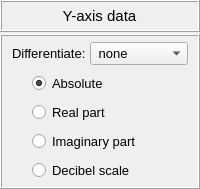
             <widget class="QFrame" name="frame_7">
              <property name="maximumSize">
               <size>
                <width>16777215</width>
                <height>200</height>
               </size>
              </property>
              <property name="frameShape">
               <enum>QFrame::NoFrame</enum>
              </property>
              <property name="frameShadow">
               <enum>QFrame::Raised</enum>
              </property>
              <layout class="QGridLayout" name="gridLayout_6">
               <property name="leftMargin">
                <number>0</number>
               </property>
               <property name="topMargin">
                <number>0</number>
               </property>
               <property name="rightMargin">
                <number>0</number>
               </property>
               <property name="bottomMargin">
                <number>0</number>
               </property>
               <property name="verticalSpacing">
                <number>2</number>
               </property>
               <item row="0" column="0">
                <widget class="QFrame" name="frame_8">
                 <property name="minimumSize">
                  <size>
                   <width>0</width>
                   <height>32</height>
                  </size>
                 </property>
                 <property name="maximumSize">
                  <size>
                   <width>16777215</width>
                   <height>32</height>
                  </size>
                 </property>
                 <property name="frameShape">
                  <enum>QFrame::Box</enum>
                 </property>
                 <property name="frameShadow">
                  <enum>QFrame::Raised</enum>
                 </property>
                 <layout class="QGridLayout" name="gridLayout_5">
                  <property name="leftMargin">
                   <number>0</number>
                  </property>
                  <property name="topMargin">
                   <number>0</number>
                  </property>
                  <property name="rightMargin">
                   <number>0</number>
                  </property>
                  <property name="bottomMargin">
                   <number>0</number>
                  </property>
                  <property name="spacing">
                   <number>0</number>
                  </property>
                  <item row="0" column="0">
                   <widget class="QLabel" name="label_8">
                    <property name="enabled">
                     <bool>true</bool>
                    </property>
                    <property name="sizePolicy">
                     <sizepolicy hsizetype="Preferred" vsizetype="Expanding">
                      <horstretch>0</horstretch>
                      <verstretch>0</verstretch>
                     </sizepolicy>
                    </property>
                    <property name="minimumSize">
                     <size>
                      <width>120</width>
                      <height>20</height>
                     </size>
                    </property>
                    <property name="maximumSize">
                     <size>
                      <width>165</width>
                      <height>32</height>
                     </size>
                    </property>
                    <property name="font">
                     <font>
                      <family>MS Shell Dlg 2</family>
                      <pointsize>11</pointsize>
                      <weight>50</weight>
                      <italic>false</italic>
                      <bold>false</bold>
                     </font>
                    </property>
                    <property name="frameShape">
                     <enum>QFrame::NoFrame</enum>
                    </property>
                    <property name="frameShadow">
                     <enum>QFrame::Sunken</enum>
                    </property>
                    <property name="text">
                     <string>Y-axis data</string>
                    </property>
                    <property name="textFormat">
                     <enum>Qt::AutoText</enum>
                    </property>
                    <property name="scaledContents">
                     <bool>false</bool>
                    </property>
                    <property name="alignment">
                     <set>Qt::AlignCenter</set>
                    </property>
                    <property name="wordWrap">
                     <bool>false</bool>
                    </property>
                    <property name="indent">
                     <number>0</number>
                    </property>
                   </widget>
                  </item>
                 </layout>
                </widget>
               </item>
               <item row="1" column="0">
                <widget class="QFrame" name="frame_4">
                 <property name="minimumSize">
                  <size>
                   <width>0</width>
                   <height>0</height>
                  </size>
                 </property>
                 <property name="maximumSize">
                  <size>
                   <width>220</width>
                   <height>180</height>
                  </size>
                 </property>
                 <property name="sizeIncrement">
                  <size>
                   <width>0</width>
                   <height>0</height>
                  </size>
                 </property>
                 <property name="whatsThis">
                  <string>Y-axis data type</string>
                 </property>
                 <property name="frameShape">
                  <enum>QFrame::Box</enum>
                 </property>
                 <property name="frameShadow">
                  <enum>QFrame::Raised</enum>
                 </property>
                 <layout class="QGridLayout" name="gridLayout_4">
                  <property name="leftMargin">
                   <number>8</number>
                  </property>
                  <property name="topMargin">
                   <number>4</number>
                  </property>
                  <property name="rightMargin">
                   <number>4</number>
                  </property>
                  <property name="bottomMargin">
                   <number>4</number>
                  </property>
                  <property name="spacing">
                   <number>4</number>
                  </property>
                  <item row="2" column="0">
                   <widget class="QFrame" name="frame_20">
                    <property name="maximumSize">
                     <size>
                      <width>16777215</width>
                      <height>28</height>
                     </size>
                    </property>
                    <property name="frameShape">
                     <enum>QFrame::NoFrame</enum>
                    </property>
                    <property name="frameShadow">
                     <enum>QFrame::Raised</enum>
                    </property>
                    <layout class="QGridLayout" name="gridLayout_26">
                     <property name="leftMargin">
                      <number>2</number>
                     </property>
                     <property name="topMargin">
                      <number>2</number>
                     </property>
                     <property name="rightMargin">
                      <number>2</number>
                     </property>
                     <property name="bottomMargin">
                      <number>2</number>
                     </property>
                     <property name="spacing">
                      <number>2</number>
                     </property>
                     <item row="0" column="0">
                      <widget class="QRadioButton" name="radioButton_real">
                       <property name="minimumSize">
                        <size>
                         <width>140</width>
                         <height>0</height>
                        </size>
                       </property>
                       <property name="maximumSize">
                        <size>
                         <width>140</width>
                         <height>26</height>
                        </size>
                       </property>
                       <property name="font">
                        <font>
                         <family>MS Shell Dlg 2</family>
                         <pointsize>10</pointsize>
                         <weight>50</weight>
                         <italic>false</italic>
                         <bold>false</bold>
                        </font>
                       </property>
                       <property name="text">
                        <string>Real part</string>
                       </property>
                       <attribute name="buttonGroup">
                        <string notr="true">buttonGroup_y_data</string>
                       </attribute>
                      </widget>
                     </item>
                    </layout>
                   </widget>
                  </item>
                  <item row="3" column="0">
                   <widget class="QFrame" name="frame_25">
                    <property name="maximumSize">
                     <size>
                      <width>16777215</width>
                      <height>28</height>
                     </size>
                    </property>
                    <property name="frameShape">
                     <enum>QFrame::NoFrame</enum>
                    </property>
                    <property name="frameShadow">
                     <enum>QFrame::Raised</enum>
                    </property>
                    <layout class="QGridLayout" name="gridLayout_27">
                     <property name="leftMargin">
                      <number>2</number>
                     </property>
                     <property name="topMargin">
                      <number>2</number>
                     </property>
                     <property name="rightMargin">
                      <number>2</number>
                     </property>
                     <property name="bottomMargin">
                      <number>2</number>
                     </property>
                     <property name="spacing">
                      <number>2</number>
                     </property>
                     <item row="0" column="0">
                      <widget class="QRadioButton" name="radioButton_imaginary">
                       <property name="minimumSize">
                        <size>
                         <width>140</width>
                         <height>0</height>
                        </size>
                       </property>
                       <property name="maximumSize">
                        <size>
                         <width>140</width>
                         <height>26</height>
                        </size>
                       </property>
                       <property name="font">
                        <font>
                         <family>MS Shell Dlg 2</family>
                         <pointsize>10</pointsize>
                         <weight>50</weight>
                         <italic>false</italic>
                         <bold>false</bold>
                        </font>
                       </property>
                       <property name="text">
                        <string>Imaginary part</string>
                       </property>
                       <attribute name="buttonGroup">
                        <string notr="true">buttonGroup_y_data</string>
                       </attribute>
                      </widget>
                     </item>
                    </layout>
                   </widget>
                  </item>
                  <item row="4" column="0">
                   <widget class="QFrame" name="frame_26">
                    <property name="maximumSize">
                     <size>
                      <width>16777215</width>
                      <height>28</height>
                     </size>
                    </property>
                    <property name="frameShape">
                     <enum>QFrame::NoFrame</enum>
                    </property>
                    <property name="frameShadow">
                     <enum>QFrame::Raised</enum>
                    </property>
                    <layout class="QGridLayout" name="gridLayout_28">
                     <property name="leftMargin">
                      <number>2</number>
                     </property>
                     <property name="topMargin">
                      <number>2</number>
                     </property>
                     <property name="rightMargin">
                      <number>2</number>
                     </property>
                     <property name="bottomMargin">
                      <number>2</number>
                     </property>
                     <property name="spacing">
                      <number>2</number>
                     </property>
                     <item row="0" column="0">
                      <widget class="QRadioButton" name="radioButton_decibel_scale">
                       <property name="minimumSize">
                        <size>
                         <width>140</width>
                         <height>0</height>
                        </size>
                       </property>
                       <property name="maximumSize">
                        <size>
                         <width>140</width>
                         <height>26</height>
                        </size>
                       </property>
                       <property name="font">
                        <font>
                         <family>MS Shell Dlg 2</family>
                         <pointsize>10</pointsize>
                         <weight>50</weight>
                         <italic>false</italic>
                         <bold>false</bold>
                        </font>
                       </property>
                       <property name="text">
                        <string>Decibel scale</string>
                       </property>
                       <property name="iconSize">
                        <size>
                         <width>30</width>
                         <height>30</height>
                        </size>
                       </property>
                       <property name="checked">
                        <bool>false</bool>
                       </property>
                       <attribute name="buttonGroup">
                        <string notr="true">buttonGroup_y_data</string>
                       </attribute>
                      </widget>
                     </item>
                    </layout>
                   </widget>
                  </item>
                  <item row="1" column="0">
                   <widget class="QFrame" name="frame_10">
                    <property name="maximumSize">
                     <size>
                      <width>16777215</width>
                      <height>28</height>
                     </size>
                    </property>
                    <property name="frameShape">
                     <enum>QFrame::NoFrame</enum>
                    </property>
                    <property name="frameShadow">
                     <enum>QFrame::Raised</enum>
                    </property>
                    <layout class="QGridLayout" name="gridLayout_25">
                     <property name="leftMargin">
                      <number>2</number>
                     </property>
                     <property name="topMargin">
                      <number>2</number>
                     </property>
                     <property name="rightMargin">
                      <number>2</number>
                     </property>
                     <property name="bottomMargin">
                      <number>2</number>
                     </property>
                     <property name="spacing">
                      <number>2</number>
                     </property>
                     <item row="0" column="0">
                      <widget class="QRadioButton" name="radioButton_absolute">
                       <property name="minimumSize">
                        <size>
                         <width>140</width>
                         <height>0</height>
                        </size>
                       </property>
                       <property name="maximumSize">
                        <size>
                         <width>140</width>
                         <height>26</height>
                        </size>
                       </property>
                       <property name="font">
                        <font>
                         <family>MS Shell Dlg 2</family>
                         <pointsize>10</pointsize>
                         <weight>50</weight>
                         <italic>false</italic>
                         <bold>false</bold>
                        </font>
                       </property>
                       <property name="text">
                        <string>Absolute</string>
                       </property>
                       <property name="iconSize">
                        <size>
                         <width>30</width>
                         <height>30</height>
                        </size>
                       </property>
                       <property name="checked">
                        <bool>true</bool>
                       </property>
                       <attribute name="buttonGroup">
                        <string notr="true">buttonGroup_y_data</string>
                       </attribute>
                      </widget>
                     </item>
                    </layout>
                   </widget>
                  </item>
                  <item row="0" column="0">
                   <widget class="QFrame" name="frame_27">
                    <property name="maximumSize">
                     <size>
                      <width>16777215</width>
                      <height>28</height>
                     </size>
                    </property>
                    <property name="font">
                     <font>
                      <pointsize>10</pointsize>
                      <weight>50</weight>
                      <bold>false</bold>
                     </font>
                    </property>
                    <property name="frameShape">
                     <enum>QFrame::NoFrame</enum>
                    </property>
                    <property name="frameShadow">
                     <enum>QFrame::Raised</enum>
                    </property>
                    <layout class="QGridLayout" name="gridLayout_29">
                     <property name="leftMargin">
                      <number>2</number>
                     </property>
                     <property name="topMargin">
                      <number>2</number>
                     </property>
                     <property name="rightMargin">
                      <number>2</number>
                     </property>
                     <property name="bottomMargin">
                      <number>2</number>
                     </property>
                     <property name="horizontalSpacing">
                      <number>4</number>
                     </property>
                     <property name="verticalSpacing">
                      <number>2</number>
                     </property>
                     <item row="0" column="2">
                      <widget class="QFrame" name="frame_28">
                       <property name="frameShape">
                        <enum>QFrame::NoFrame</enum>
                       </property>
                       <property name="frameShadow">
                        <enum>QFrame::Raised</enum>
                       </property>
                      </widget>
                     </item>
                     <item row="0" column="0">
                      <widget class="QLabel" name="label_4">
                       <property name="minimumSize">
                        <size>
                         <width>0</width>
                         <height>0</height>
                        </size>
                       </property>
                       <property name="maximumSize">
                        <size>
                         <width>16777215</width>
                         <height>26</height>
                        </size>
                       </property>
                       <property name="font">
                        <font>
                         <pointsize>10</pointsize>
                        </font>
                       </property>
                       <property name="text">
                        <string>Differentiate:</string>
                       </property>
                      </widget>
                     </item>
                     <item row="0" column="1">
                      <widget class="QComboBox" name="comboBox_differentiate_data">
                       <property name="sizePolicy">
                        <sizepolicy hsizetype="Expanding" vsizetype="Fixed">
                         <horstretch>0</horstretch>
                         <verstretch>0</verstretch>
                        </sizepolicy>
                       </property>
                       <property name="minimumSize">
                        <size>
                         <width>80</width>
                         <height>0</height>
                        </size>
                       </property>
                       <property name="maximumSize">
                        <size>
                         <width>100</width>
                         <height>26</height>
                        </size>
                       </property>
                       <property name="font">
                        <font>
                         <family>MS Shell Dlg 2</family>
                         <pointsize>10</pointsize>
                         <weight>50</weight>
                         <italic>false</italic>
                         <bold>false</bold>
                        </font>
                       </property>
                       <property name="styleSheet">
                        <string notr="true"/>
                       </property>
                       <item>
                        <property name="text">
                         <string> none</string>
                        </property>
                       </item>
                       <item>
                        <property name="text">
                         <string> single</string>
                        </property>
                       </item>
                       <item>
                        <property name="text">
                         <string> double</string>
                        </property>
                       </item>
                      </widget>
                     </item>
                    </layout>
                   </widget>
                  </item>
                 </layout>
                </widget>
               </item>
              </layout>
             </widget>
